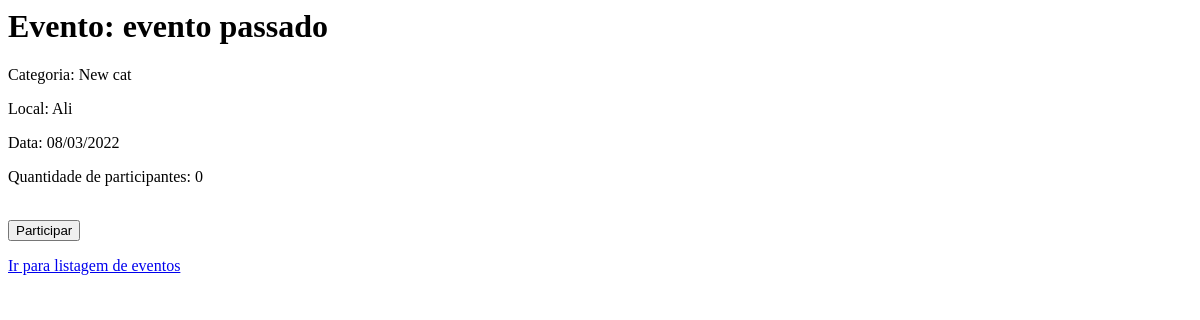
Before: /eventos/3/ with the older database file.
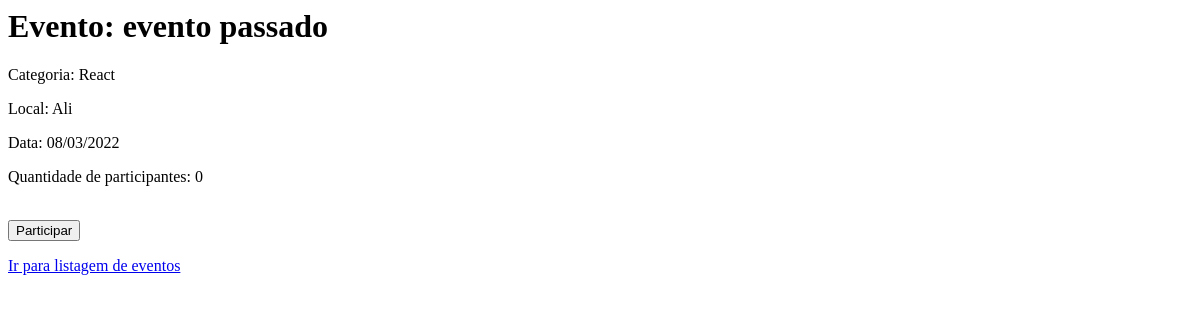
After: the same page with the newer database file.
### agenda/models.py (models this page shows, shortened)
class Evento(models.Model):
    nome = models.CharField(max_length=100)
    categoria = models.ForeignKey(
        Categoria, on_delete=models.SET_NULL, null=True)
    local = models.CharField(max_length=100, blank=True)
    link = models.CharField(max_length=100, blank=True)
    data = models.DateField(null=True)
    participantes = models.IntegerField(default=0)

class Categoria(models.Model):
    nome = models.CharField(max_length=100, unique=True)

### agenda/views.py (the view)
# urls.py: path('eventos/<int:id>/', exibir_evento, name='exibir_evento'),
def exibir_evento(request, id):
    evento = get_object_or_404(Evento, id=id)
    return render(request=request, context={"evento": evento}, template_name="agenda/exibir_evento.html")

### agenda/templates/agenda/exibir_evento.html (shortened to what this page needs)
<html>
<h1>Evento: {{ evento.nome }}</h1>
<p>Categoria: {{ evento.categoria.nome }}</p>
<p>{% if evento.local %}Local: {{ evento.local }} {% endif %}</p>
<p>Data: {% if evento.data %}{{evento.data | date:"d/m/Y"}}{% else %}a definir.{% endif %}</p>
<p>Quantidade de participantes: {{ evento.participantes }}</p>
<br />
<form action="{% url 'participar' %}" method="post">
    <input type="submit" value="Participar">
</form>
<p><a href="{% url 'listar_eventos' %}">Ir para listagem de eventos</a></p>
</html>

Changed rows visible on the page:
changed Evento "evento passado": categoria.nome "New cat" → "React"
